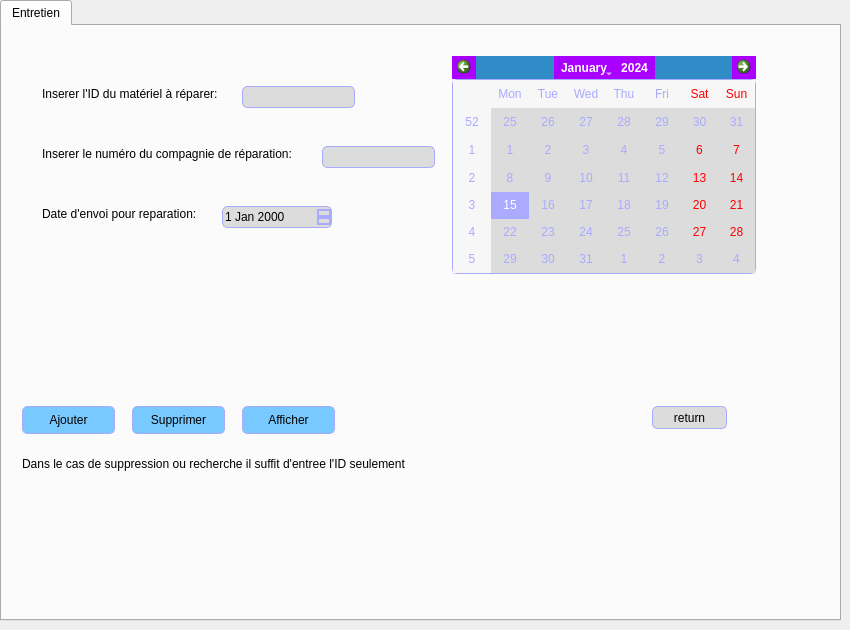
        <widget class="QWidget" name="page_21">
         <widget class="QTabWidget" name="tabWidget_16">
          <property name="geometry">
           <rect>
            <x>0</x>
            <y>0</y>
            <width>841</width>
            <height>621</height>
           </rect>
          </property>
          <property name="styleSheet">
           <string notr="true"/>
          </property>
          <widget class="QWidget" name="tab_19">
           <attribute name="title">
            <string>Entretien</string>
           </attribute>
           <widget class="QPushButton" name="pushButton_34">
            <property name="geometry">
             <rect>
              <x>650</x>
              <y>380</y>
              <width>75</width>
              <height>23</height>
             </rect>
            </property>
            <property name="styleSheet">
             <string notr="true">QPushButton:checked {
    background-color: qlineargradient(spread:pad, x1:0, y1:0, x2:0, y2:1,   stop:0 rgb(120, 201, 255), stop:1 rgb(120, 0, 255))
}

QPushButton:hover {

	
	background-color: rgb(255, 0, 0);
}
QPushButton {
    background-color: rgb(220,220,220);
 border: 1px solid black;
	border-color: rgb(170, 170, 255);
     border-radius: 5px;
}</string>
            </property>
            <property name="text">
             <string>return</string>
            </property>
           </widget>
           <widget class="QLineEdit" name="lineEdit_6">
            <property name="geometry">
             <rect>
              <x>320</x>
              <y>120</y>
              <width>113</width>
              <height>22</height>
             </rect>
            </property>
            <property name="styleSheet">
             <string notr="true">background-color: rgb(220,220,220);
 border: 1px solid black;
	border-color: rgb(170, 170, 255);
     border-radius: 5px;</string>
            </property>
           </widget>
           <widget class="QCalendarWidget" name="calendarWidget_2">
            <property name="geometry">
             <rect>
              <x>450</x>
              <y>30</y>
              <width>304</width>
              <height>218</height>
             </rect>
            </property>
            <property name="styleSheet">
             <string notr="true">background-color: rgb(170, 170, 255);
color: rgb(255, 255, 255);
alternate-background-color: rgb(185, 185, 185);
QCalendarWidget QToolButton
{
	background-color: rgb(170, 170, 255);
	alternate-background-color: rgb(170, 170, 255);
	color: rgb(255, 255, 255);
}
QCalendarWidget QToolButton
{
	
	background-color: rgb(170, 0, 255);
	alternate-background-color: rgb(170, 170, 255);
	color: rgb(255, 255, 255);
}
QCalendarWidget QToolView
{
	background-color: rgb(170, 170, 255);
	alternate-background-color: rgb(170, 170, 255);
	color: rgb(255, 255, 255);
}
QCalendarWidget QTableView
{
	selection-color: rgb(255, 255, 255);
	selection-background-color: rgb(170, 170, 255);
	color: rgb(170, 170, 255);
	background-color: rgb(220,220,220);
 border: 1px solid black;
	border-color: rgb(170, 170, 255);
     border-radius: 5px;
}</string>
            </property>
           </widget>
           <widget class="QLineEdit" name="lineEdit_5">
            <property name="geometry">
             <rect>
              <x>240</x>
              <y>60</y>
              <width>113</width>
              <height>22</height>
             </rect>
            </property>
            <property name="styleSheet">
             <string notr="true">background-color: rgb(220,220,220);
 border: 1px solid black;
	border-color: rgb(170, 170, 255);
     border-radius: 5px;</string>
            </property>
           </widget>
           <widget class="QLabel" name="label_10">
            <property name="geometry">
             <rect>
              <x>40</x>
              <y>180</y>
              <width>281</width>
              <height>16</height>
             </rect>
            </property>
            <property name="text">
             <string>Date d'envoi pour reparation:</string>
            </property>
           </widget>
           <widget class="QPushButton" name="pushButton_24">
            <property name="geometry">
             <rect>
              <x>20</x>
              <y>380</y>
              <width>93</width>
              <height>28</height>
             </rect>
            </property>
            <property name="styleSheet">
             <string notr="true">QPushButton:checked {
    background-color: qlineargradient(spread:pad, x1:0, y1:0, x2:0, y2:1,   stop:0 rgb(120, 201, 255), stop:1 rgb(120, 0, 255))
}

QPushButton:hover {

	background-color: rgb(170, 255, 255);
}
QPushButton {
     background-color: rgb(120, 201, 255); border: 1px solid black;
	border-color: rgb(170, 170, 255);
     border-radius: 5px;
}</string>
            </property>
            <property name="text">
             <string>Ajouter</string>
            </property>
           </widget>
           <widget class="QLabel" name="label_8">
            <property name="geometry">
             <rect>
              <x>40</x>
              <y>60</y>
              <width>201</width>
              <height>16</height>
             </rect>
            </property>
            <property name="text">
             <string>Inserer l'ID du matériel à réparer: </string>
            </property>
           </widget>
           <widget class="QLabel" name="label_9">
            <property name="geometry">
             <rect>
              <x>40</x>
              <y>120</y>
              <width>281</width>
              <height>16</height>
             </rect>
            </property>
            <property name="text">
             <string>Inserer le numéro du compagnie de réparation: </string>
            </property>
           </widget>
           <widget class="QLabel" name="label_40">
            <property name="geometry">
             <rect>
              <x>20</x>
              <y>430</y>
              <width>451</width>
              <height>16</height>
             </rect>
            </property>
            <property name="text">
             <string>Dans le cas de suppression ou recherche il suffit d'entree l'ID seulement</string>
            </property>
           </widget>
           <widget class="QDateEdit" name="dateEdit_2">
            <property name="geometry">
             <rect>
              <x>220</x>
              <y>180</y>
              <width>110</width>
              <height>22</height>
             </rect>
            </property>
            <property name="styleSheet">
             <string notr="true">QDateTimeEdit
{
background-color: rgb(220,220,220);
 border: 1px solid black;
	border-color: rgb(170, 170, 255);
     border-radius: 5px;
}
QDateTimeEdit:up-arrow
{
 border: 1px solid black;
	border-color: rgb(170, 170, 255);
     border-radius: 5px;
}
QDateTimeEdit:down-arrow
{

border: 1px solid black;
	border-color: rgb(170, 170, 255);
     border-radius: 5px;

}
QDateTimeEdit:up-button
{
 border: 1px solid black;
	border-color: rgb(170, 170, 255);
     border-radius: 5px;
}
QDateTimeEdit:down-button
{
 border: 1px solid black;
	border-color: rgb(170, 170, 255);
     border-radius: 5px;
}</string>
            </property>
           </widget>
           <widget class="QPushButton" name="pushButton_38">
            <property name="geometry">
             <rect>
              <x>240</x>
              <y>380</y>
              <width>93</width>
              <height>28</height>
             </rect>
            </property>
            <property name="styleSheet">
             <string notr="true">QPushButton:checked {
    background-color: qlineargradient(spread:pad, x1:0, y1:0, x2:0, y2:1,   stop:0 rgb(120, 201, 255), stop:1 rgb(120, 0, 255))
}

QPushButton:hover {

	background-color: rgb(170, 255, 255);
}
QPushButton {
     background-color: rgb(120, 201, 255); border: 1px solid black;
	border-color: rgb(170, 170, 255);
     border-radius: 5px;
}</string>
            </property>
            <property name="text">
             <string>Afficher</string>
            </property>
           </widget>
           <widget class="QPushButton" name="pushButton_25">
            <property name="geometry">
             <rect>
              <x>130</x>
              <y>380</y>
              <width>93</width>
              <height>28</height>
             </rect>
            </property>
            <property name="styleSheet">
             <string notr="true">QPushButton:checked {
    background-color: qlineargradient(spread:pad, x1:0, y1:0, x2:0, y2:1,   stop:0 rgb(120, 201, 255), stop:1 rgb(120, 0, 255))
}

QPushButton:hover {

	background-color: rgb(170, 255, 255);
}
QPushButton {
     background-color: rgb(120, 201, 255); border: 1px solid black;
	border-color: rgb(170, 170, 255);
     border-radius: 5px;
}</string>
            </property>
            <property name="text">
             <string>Supprimer</string>
            </property>
           </widget>
          </widget>
         </widget>
        </widget>
